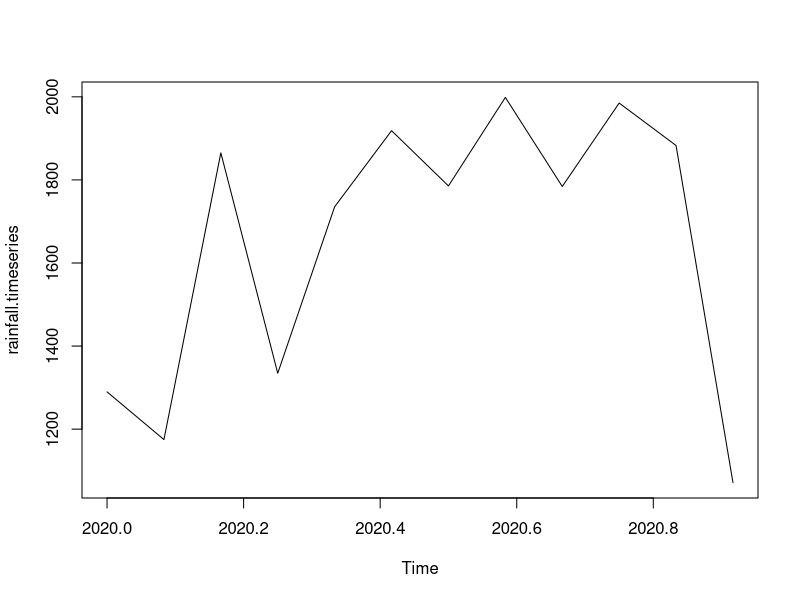

This chart was generated by the following R code:
rainfall <- c(1289.7, 1174.8, 1865.1, 1334.6, 1735.4, 1918.5, 1785.5, 1998.6, 1784.2, 1985, 1882.8, 1071.3 )
ts(rainfall, start = c(2020,1),frequency = 12) -> rainfall.timeseries
print(rainfall.timeseries)
plot(rainfall.timeseries)




